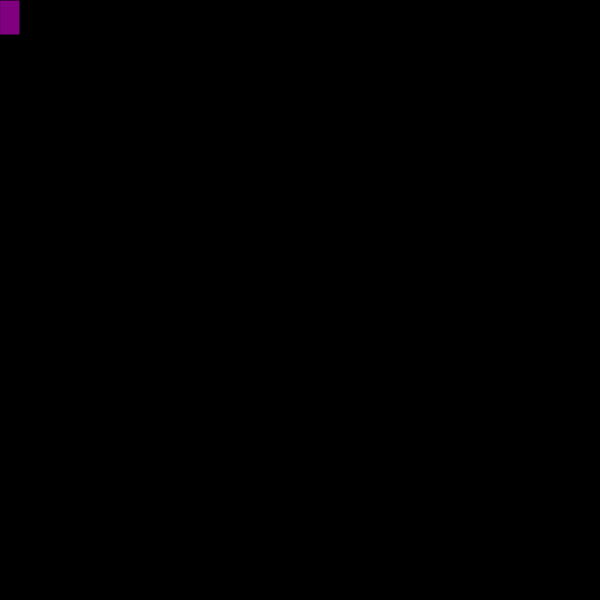
Frame 1 (no input)
Frame 60 (no input): identical to frame 1, image omitted
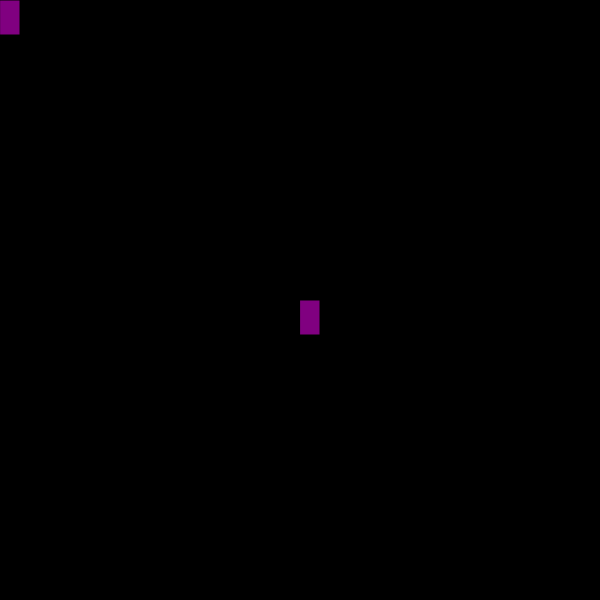
Frame 120 (the mouse pressed at the canvas centre since frame 60)

The p5.js sketch that drew these frames (run headless with seeded random() and noise() and a simulated clock; from frame 60 on, the mouse is pressed at the canvas centre):

// p5.js sketch
// ── sketch.js
function setup() {
    //cria uma tela de 400px de largura por 400px de altura
    createCanvas(600, 600);
    background("black")
  }
  
  function draw() {
  stroke("black");
  fill("purple");
    
    if (mouseIsPressed); {
      rect(mouseX, mouseY, 20, 35);
    }
  }
